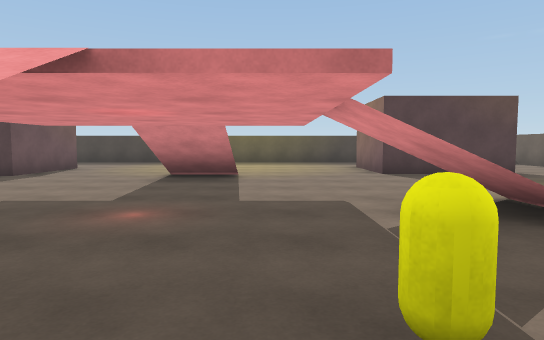
View 1 (above)

17 first-person views from a walk through a scene from a Unity 3-D project. The camera is 1.3 m above the floor, tilts 4° down and sees 75° across. The floor is counted in squares, 2 m on a side. Each view is taken from the middle of a square. On the plan, view 1 faces up. The plan holds only what a view shows up to about 10 squares ahead; the rest is blank. The place goes on beyond the plan. The player character is not drawn.

View 2
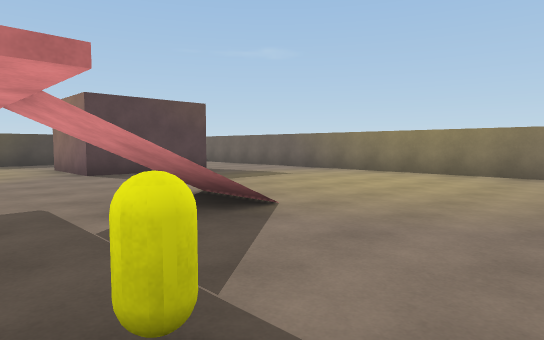

View 3
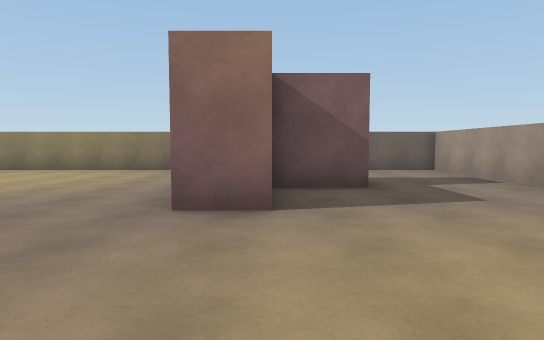

View 4
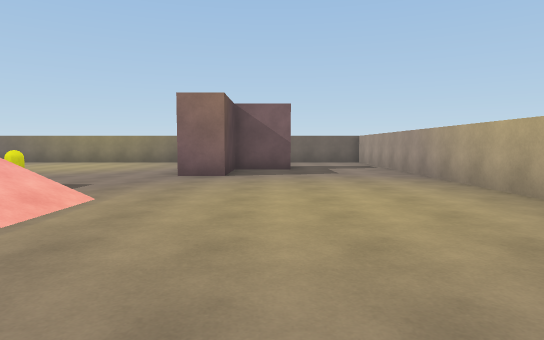

View 5
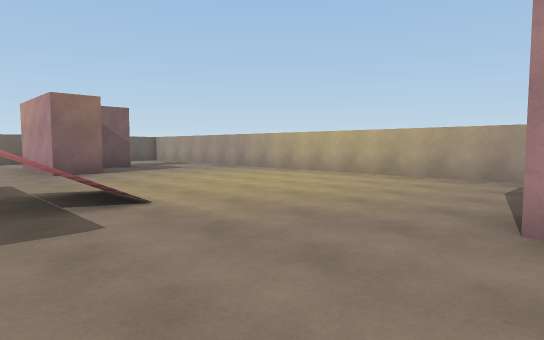

View 6
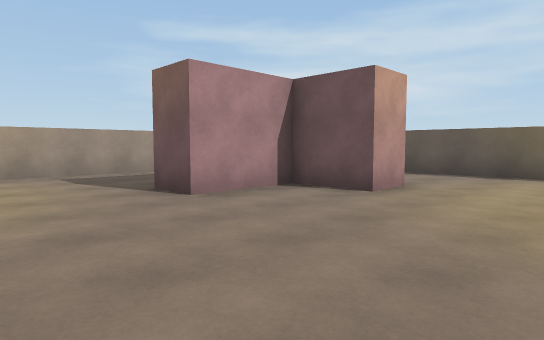

View 7
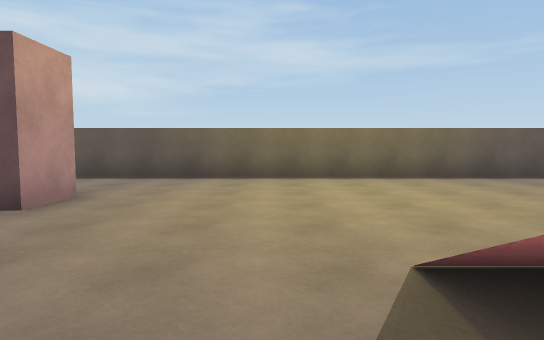

View 8
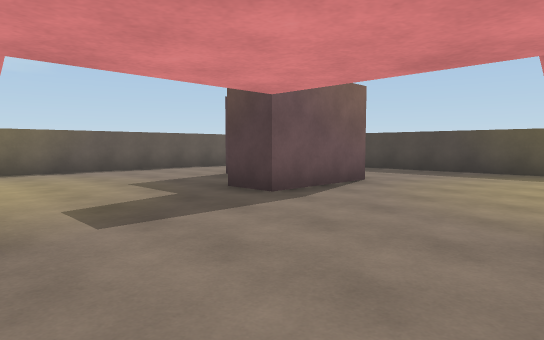

View 9
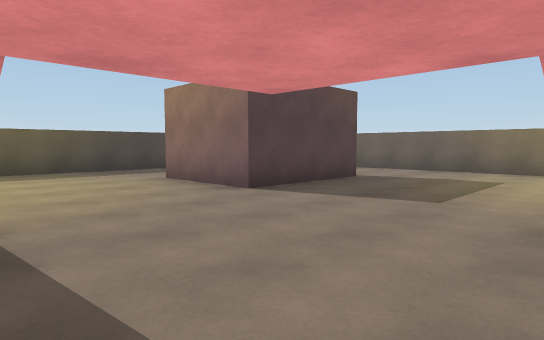

View 10
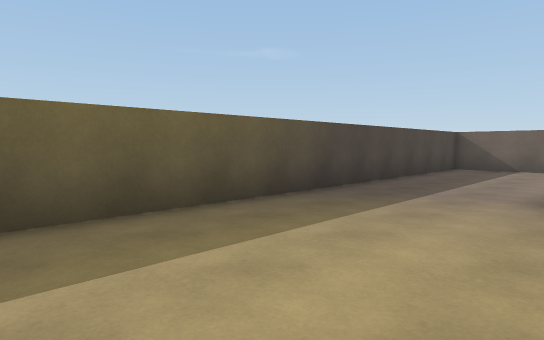

View 11
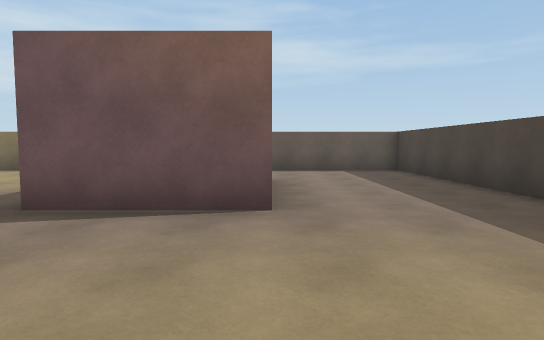

View 12
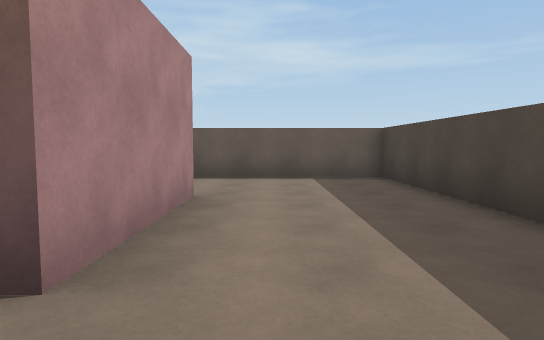

View 13
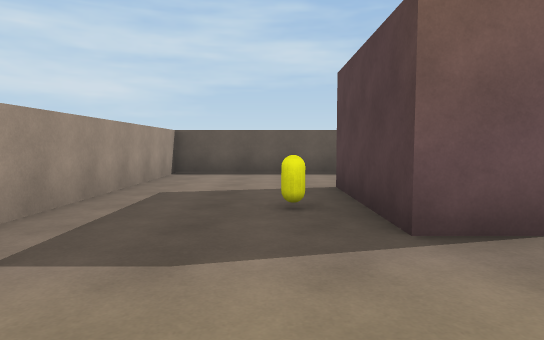

View 14
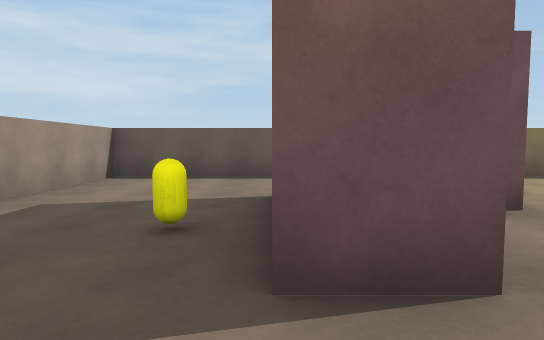

View 15
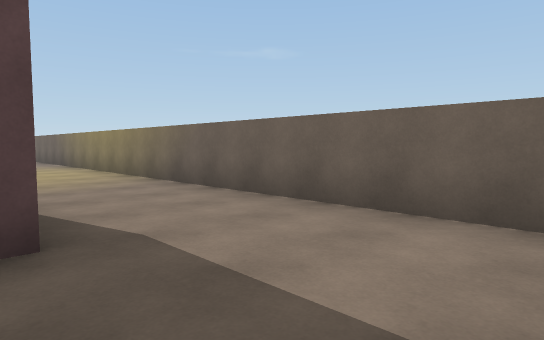

View 16
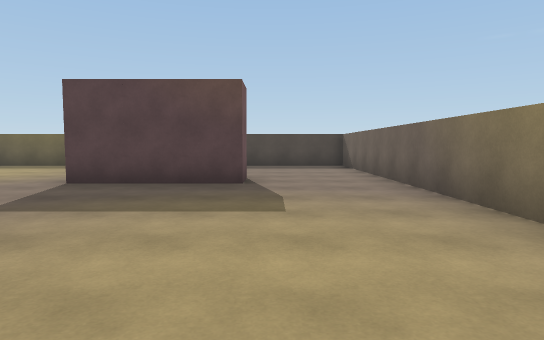

View 17
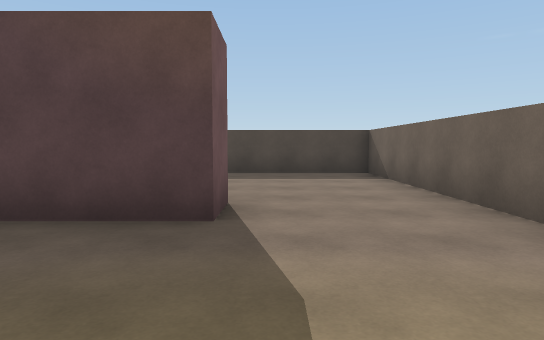

### Floor plan
Key: @ floor where view 1 was taken; # wall or solid block; . floor; / step, stairs or slope; C yellow capsule.
Columns run from 12 left of view 1 to 9 right of it. Each row starts with its distance up from view 1.
 14 ######################
 13 #....................#
 12 #....................#
 11 #....................#
 10 #...###........#  ...#
  9 #...###... ....###...#
  8 #.....#........###...#
  7 #.........//.........#
  6 #.........//.........#
  5 #....................#
  4 #......//....//......#
  3 #....../ ....//......#
  2 #....................#
  1 #.........//C........#
  0 #.........//@........#
 -1 #...#..........###...#
 -2 #.  ###........###...#
 -3 #...###..........#...#
 -4 #....C...............#
 -5 #....................#
 -6 #....................#
 -7 ######################

Where each view was taken, in squares from view 1:
view 1: 0 up, 0 right, facing up
view 2: 0 up, 0 right, facing up-right
view 3: 2 down, 1 left, facing right
view 4: 3 down, 5 left, facing right
view 5: 1 up, 6 left, facing down-right
view 6: 2 up, 3 left, facing down-left
view 7: 2 up, 4 left, facing left
view 8: 4 up, 2 left, facing up-left
view 9: 4 up, 1 left, facing up-right
view 10: 10 up, 2 left, facing up-right
view 11: 10 up, 2 left, facing left
view 12: 11 up, 4 left, facing left
view 13: 4 down, 3 left, facing left
view 14: 3 down, 4 left, facing left
view 15: 6 down, 5 right, facing up-right
view 16: 2 up, 6 right, facing up
view 17: 5 up, 6 right, facing up
